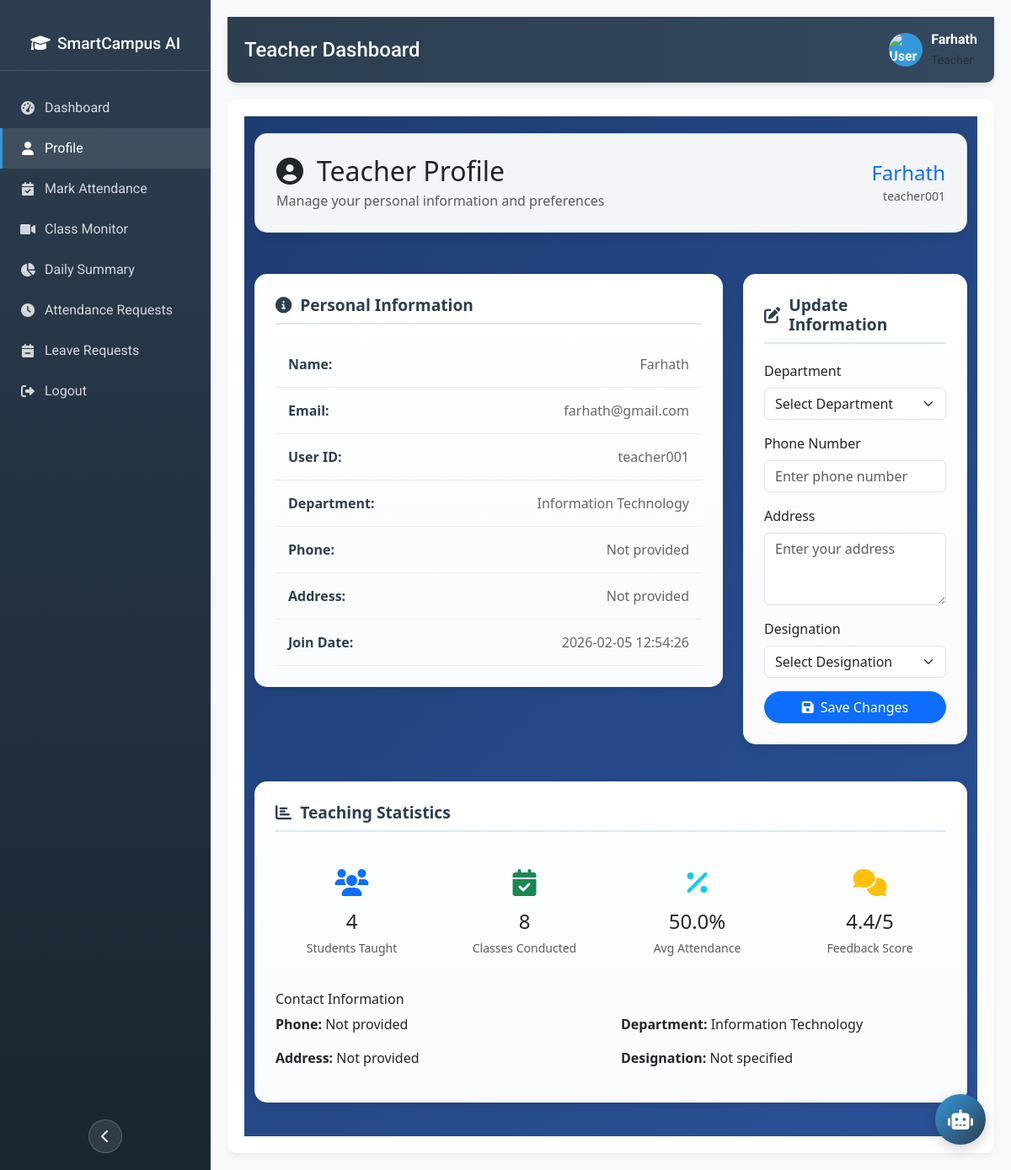
/teacher/profile (signed in), run on an earlier commit of the app's database.
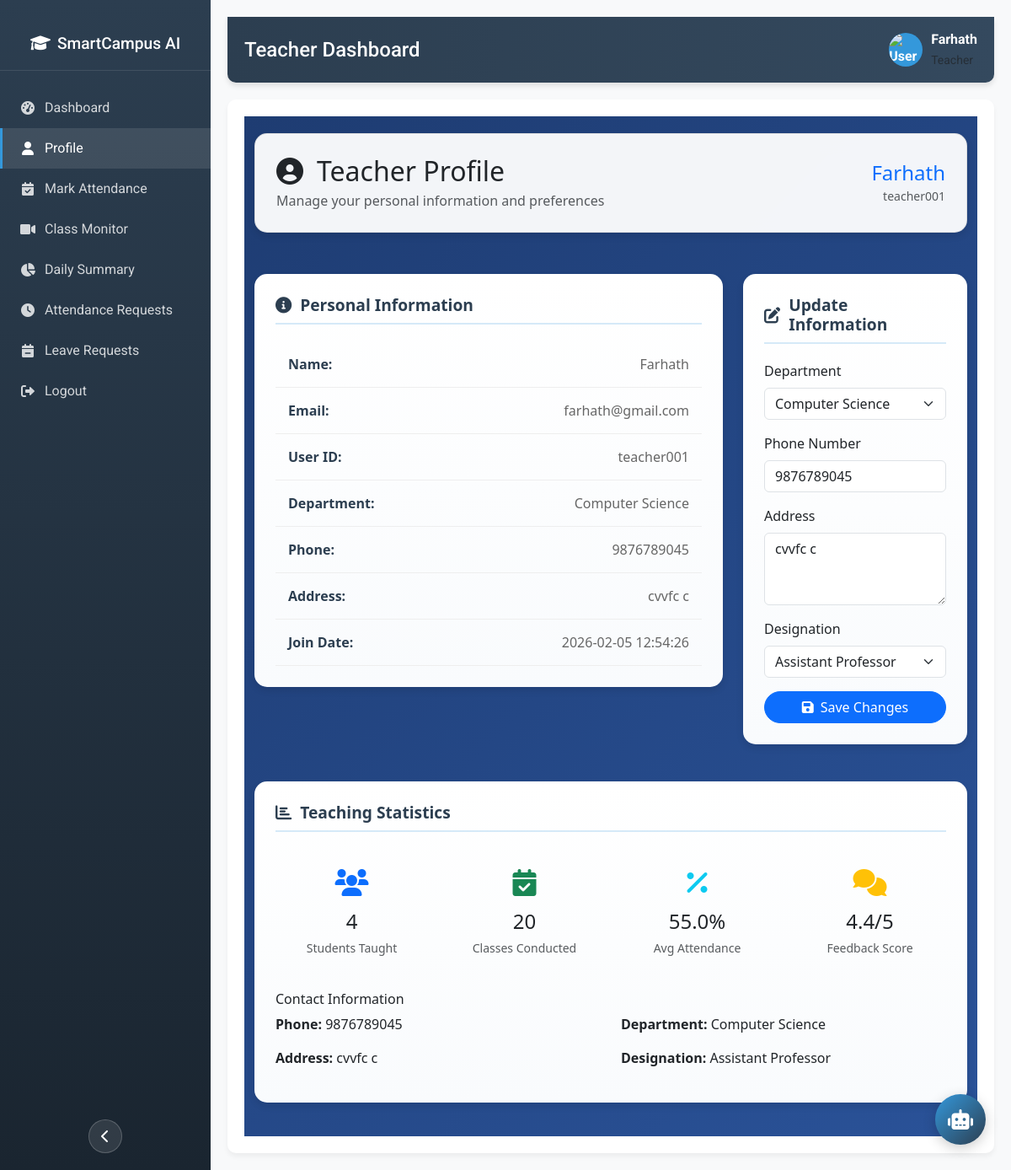
And on a later commit of the database.
### tables this page shows
CREATE TABLE users (
            id INTEGER PRIMARY KEY AUTOINCREMENT,
            user_id TEXT UNIQUE NOT NULL,
            name TEXT NOT NULL,
            email TEXT,
            password_hash TEXT NOT NULL,
            role TEXT NOT NULL,  -- 'admin', 'teacher', 'student'
            department TEXT,
            batch TEXT,
            semester TEXT,
            is_active BOOLEAN DEFAULT 1
        , phone TEXT, address TEXT, designation TEXT, avatar TEXT DEFAULT NULL, face_image_path TEXT, created_at TEXT, parent_name TEXT, parent_phone TEXT, parent_email TEXT, status TEXT DEFAULT 'approved', class_grade TEXT, id_proof_path TEXT, otp TEXT, temporary_password TEXT);

### app.py (the view)
@app.route('/teacher/profile')
def teacher_profile():
    if 'user_id' not in session or session['role'] != 'teacher':
        return redirect(url_for('login'))
    conn = get_db_connection()
    teacher = conn.execute("SELECT * FROM users WHERE user_id = ?", (session['user_id'],)).fetchone()
    total_students_result = conn.execute(
        "SELECT COUNT(*) as count FROM users WHERE role = 'student'"
    ).fetchone()
    total_students = total_students_result['count'] if total_students_result else 0
    total_classes_taught_result = conn.execute(
        "SELECT COUNT(*) as count FROM attendance WHERE marked_by = ?",
        (session['user_id'],)
    ).fetchone()
    total_classes_taught = total_classes_taught_result['count'] if total_classes_taught_result else 0
    avg_attendance_result = conn.execute(
        """
        SELECT
            COUNT(*) as total,
            SUM(CASE WHEN status = 'present' THEN 1 ELSE 0 END) as present
        FROM attendance
        WHERE marked_by = ?
        """, (session['user_id'],)
    ).fetchone()
    total_attended = avg_attendance_result['total'] if avg_attendance_result['total'] > 0 else 1
    present_count = avg_attendance_result['present'] or 0
    avg_attendance_rate = round((present_count / total_attended) * 100, 2) if total_attended > 0 else 0
    feedback_score = round(4.2 + (hash(session['user_id']) % 10) / 10, 1)  # Random score for demo
    conn.close()
    return render_template('teacher/profile.html',
                          teacher=teacher,
                          total_students=total_students,
                          total_classes_taught=total_classes_taught,
                          avg_attendance_rate=avg_attendance_rate,
                          feedback_score=feedback_score)

### app.py (called while the page is built)
def get_db_connection():
    conn = sqlite3.connect('database/attendance.db')
    conn.row_factory = sqlite3.Row
    return conn

### templates/teacher/profile.html (shortened to what the changed rows need)
{% extends "base_authenticated.html" %}
{% block content %}
<div class="profile-container">
    <div class="container">
        <div class="row mb-4">
            <div class="col-12">
                <div class="profile-header">
                    <div class="d-flex justify-content-between align-items-center">
                        <div>
                            <h2 class="mb-1 text-dark"><i class="fas fa-user-circle me-3"></i>Teacher Profile</h2>
                        </div>
                        <div class="text-end">
                            <h4 class="text-primary mb-0">{{ teacher.name }}</h4>
                            <small class="text-muted">{{ teacher.user_id }}</small>
                        </div>
                    </div>
                </div>
            </div>
        </div>
        <div class="row">
            <div class="col-lg-8 mb-4">
                <div class="profile-card">
                    <div class="info-item">
                        <span class="info-label">Name:</span>
                        <span class="info-value">{{ teacher.name }}</span>
                    </div>
                    <div class="info-item">
                        <span class="info-label">Email:</span>
                        <span class="info-value">{{ teacher.email or 'Not provided' }}</span>
                    </div>
                    <div class="info-item">
                        <span class="info-label">User ID:</span>
                        <span class="info-value">{{ teacher.user_id }}</span>
                    </div>
                    <div class="info-item">
                        <span class="info-label">Department:</span>
                        <span class="info-value">{{ teacher.department or 'Not specified' }}</span>
                    </div>
                    <div class="info-item">
                        <span class="info-label">Phone:</span>
                        <span class="info-value">{{ teacher.phone or 'Not provided' }}</span>
                    </div>
                    <div class="info-item">
                        <span class="info-label">Address:</span>
                        <span class="info-value">{{ teacher.address or 'Not provided' }}</span>
                    </div>
                    <div class="info-item">
                        <span class="info-label">Join Date:</span>
                        <span class="info-value">{{ teacher.created_at or 'Unknown' }}</span>
                    </div>
                </div>
            </div>
            <div class="col-lg-4 mb-4">
                <div class="profile-card">
                    <form method="POST" action="{{ url_for('teacher_update_profile') }}">
                        <div class="mb-3">
                            <label for="department" class="form-label">Department</label>
                            <select class="form-select" id="department" name="department">
                                <option value="" {% if not teacher.department %}selected{% endif %}>Select Department
                                </option>
                                <option value="Computer Science" {% if teacher.department=='Computer Science'
                                    %}selected{% endif %}>Computer Science</option>
                            </select>
                        </div>
                        <div class="mb-3">
                            <label for="phone" class="form-label">Phone Number</label>
                            <input type="tel" class="form-control" id="phone" name="phone"
                                value="{{ teacher.phone or '' }}" placeholder="Enter phone number">
                        </div>
                        <div class="mb-3">
                            <label for="address" class="form-label">Address</label>
                            <textarea class="form-control" id="address" name="address" rows="3"
                                placeholder="Enter your address">{{ teacher.address or '' }}</textarea>
                        </div>
                        <div class="mb-3">
                            <label for="designation" class="form-label">Designation</label>
                            <select class="form-select" id="designation" name="designation">
                                <option value="" {% if not teacher.designation %}selected{% endif %}>Select Designation
                                </option>
                                <option value="Assistant Professor" {% if teacher.designation=='Assistant Professor'
                                    %}selected{% endif %}>Assistant Professor</option>
                            </select>
                        </div>
                    </form>
                </div>
            </div>
        </div>
        <div class="row">
            <div class="col-12">
                <div class="profile-card">
                    <div class="row">
                        <div class="col-md-3">
                            <div class="text-center p-3">
                                <div class="fs-2 text-success mb-2"><i class="fas fa-calendar-check"></i></div>
                                <h4 class="mb-1">{{ total_classes_taught or 0 }}</h4>
                                <small class="text-muted">Classes Conducted</small>
                            </div>
                        </div>
                        <div class="col-md-3">
                            <div class="text-center p-3">
                                <div class="fs-2 text-info mb-2"><i class="fas fa-percentage"></i></div>
                                <h4 class="mb-1">{{ avg_attendance_rate or 0 }}%</h4>
                                <small class="text-muted">Avg Attendance</small>
                            </div>
                        </div>
                    </div>
                    <div class="mt-4">
                        <div class="row">
                            <div class="col-md-6">
                                <p><strong>Phone:</strong> {{ teacher.phone or 'Not provided' }}</p>
                                <p><strong>Address:</strong> {{ teacher.address or 'Not provided' }}</p>
                            </div>
                            <div class="col-md-6">
                                <p><strong>Department:</strong> {{ teacher.department or 'Not specified' }}</p>
                                <p><strong>Designation:</strong> {{ teacher.designation or 'Not specified' }}</p>
                            </div>
                        </div>
                    </div>
                </div>
            </div>
        </div>
    </div>
</div>
{% endblock %}

### templates/base_authenticated.html (shortened to what the changed rows need)
<!DOCTYPE html>
<html lang="en">
<head>
    <link href="https://cdn.jsdelivr.net/npm/bootstrap@5.3.0/dist/css/bootstrap.min.css" rel="stylesheet">
    <link href="https://cdnjs.cloudflare.com/ajax/libs/font-awesome/6.0.0/css/all.min.css" rel="stylesheet">
</head>
<body>
    <div class="main-content">
        <nav class="navbar">
            <div class="d-flex justify-content-between align-items-center w-100">
                <div>
                    <h4 class="mb-0">{% block page_title %}{{ session.role|title }} Dashboard{% endblock %}</h4>
                </div>
                <div class="user-info">
                    <div>
                        <div class="fw-bold">{{ session.name }}</div>
                        <small class="text-muted">{{ session.role|title }}</small>
                    </div>
                </div>
            </div>
        </nav>
        <div class="content-wrapper">
            {% block content %}{% endblock %}
        </div>
    </div>
</body>
</html>

What changed in the data, as far as the page shows it:
changed users "Teacher": department "Information Technology" → "Computer Science"; phone (not shown) → "9876789045"; address (not shown) → "cvvfc c"; department (not shown) → "Computer Science"; designation (not shown) → "Assistant Professor"
Also different on the page:
{{ total_classes_taught or 0 }}: "8" → "20"
{{ avg_attendance_rate or 0 }}: "50.0" → "55.0"
{{ teacher.phone or 'Not provided' }}: "Not provided" → (not shown)
{{ teacher.address or 'Not provided' }}: "Not provided" → (not shown)
form field department: "Select Department" → (not shown)
form field designation: "Select Designation" → (not shown)
{{ teacher.designation or 'Not specified' }}: "Not specified" → (not shown)
